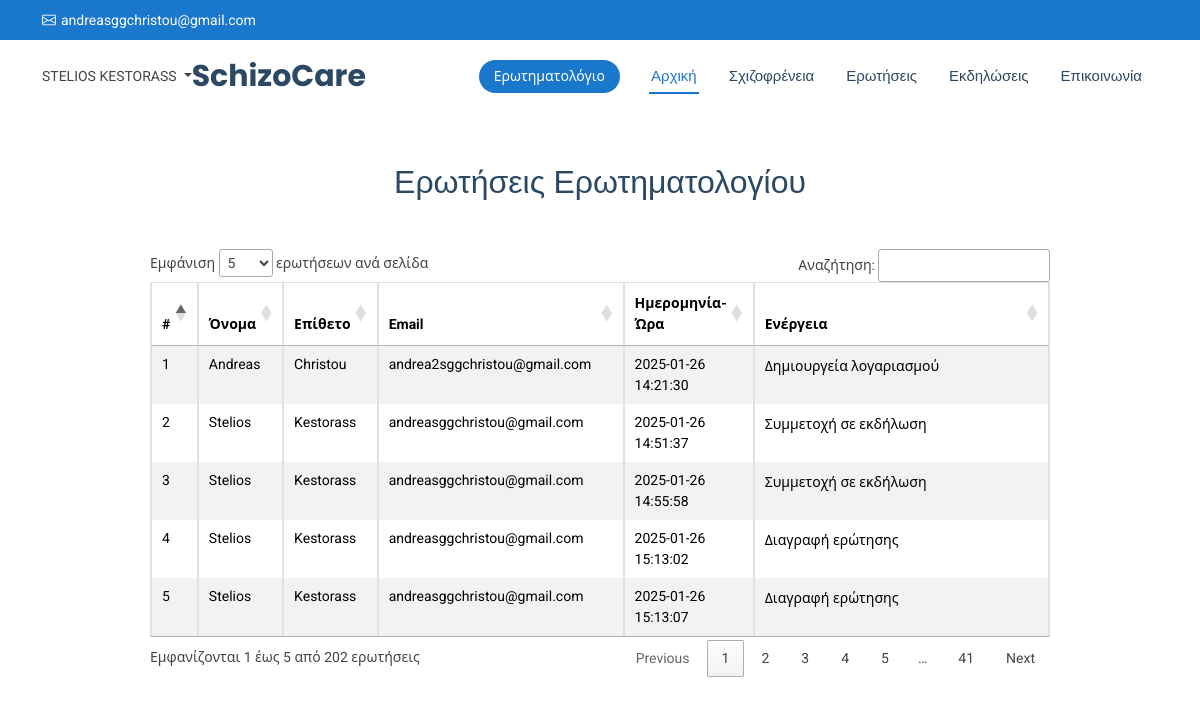
Screenshot of /dashboard/admin/logs.php (signed in) with the database file from the repository.
### tables this page shows
CREATE TABLE `logs` (
  `id_log` int(11) NOT NULL,
  `date_time` timestamp NOT NULL DEFAULT current_timestamp() ON UPDATE current_timestamp(),
  `action` varchar(255) NOT NULL,
  `email` varchar(255) NOT NULL
);

CREATE TABLE `users` (
  `user_id` int(11) NOT NULL,
  `role_id` int(11) NOT NULL,
  `name` varchar(255) NOT NULL,
  `surname` varchar(255) NOT NULL,
  `email` varchar(255) NOT NULL,
  `password` varchar(255) NOT NULL,
  `date_of_birth` date NOT NULL,
  `nationality` varchar(255) NOT NULL,
  `phone` int(11) NOT NULL,
  `resetCode` int(6) NOT NULL,
  `registration_number` int(11) NOT NULL,
  `gender` varchar(23) NOT NULL,
  `creation_date` date NOT NULL DEFAULT current_timestamp()
);

### dashboard/admin/logs.php (the view, shortened to what this page needs)
<!DOCTYPE html>
<html lang="en">
<head>
    <link href="https://cdn.jsdelivr.net/npm/bootstrap@5.1.3/dist/css/bootstrap.min.css" rel="stylesheet">
    <link href="https://cdn.datatables.net/1.11.5/css/jquery.dataTables.min.css" rel="stylesheet">
</head>
<body>
<?php
    include "header.php";
?>
<div class="container_table">
    <h2 style="text-align: center; padding-bottom: 40px;">Ερωτήσεις Ερωτηματολογίου</h2>
    <table id="questionsTable" class="table table-bordered table-striped">
      <thead>
        <tr>
          <th>#</th>
          <th>Όνομα</th>
          <th>Επίθετο</th>
          <th>Email</th>
          <th>Ημερομηνία-Ώρα</th>
          <th>Ενέργεια</th>
        </tr>
      </thead>
      <tbody>
        <?php
                $sql1 = "SELECT * FROM logs INNER JOIN users ON logs.email = users.email
        ";
        $stmt = $conn->prepare($sql1);
        $stmt->execute();
        $result = $stmt->get_result();
    if ($result->num_rows > 0) {
        $ctr = 0;
        while ($row = $result->fetch_assoc()) {
            $ctr++;
            echo "<tr>";
            echo "<td>" . $ctr  . "</td>";
            echo "<td>" . htmlspecialchars($row['name']) . "</td>";
            echo "<td>" . htmlspecialchars($row['surname']) . "</td>";
            echo "<td>" . htmlspecialchars($row['email']) . "</td>";
            echo "<td>" . htmlspecialchars($row['date_time']) . "</td>";
            echo "<td>" . htmlspecialchars($row['action']) . "</td>";
echo "</tr>";
        }
    } else {
        echo "<tr><td colspan='4'>Δεν βρέθηκαν κάποια events.</td></tr>";
    }
    ?>
      </tbody>
    </table>
</div>
</body>
</html>

### assets/css/main.css (style rules this page uses)
:root { --default-font: "Roboto", system-ui, -apple-system, "Segoe UI", Roboto, "Helvetica Neue", Arial, "Noto Sans", "Liberation Sans", sans-serif, "Apple Color Emoji", "Segoe UI Emoji", "Segoe UI Symbol", "Noto Color Emoji"; --heading-font: "Poppins", sans-serif; --nav-font: "Raleway", sans-serif; }
:root { --background-color: #ffffff; --default-color: #444444; --heading-color: #2c4964; --accent-color: #1977cc; --surface-color: #ffffff; --contrast-color: #ffffff; }
:root { --nav-color: #2c4964; --nav-hover-color: #1977cc; --nav-mobile-background-color: #ffffff; --nav-dropdown-background-color: #ffffff; --nav-dropdown-color: #2c4964; --nav-dropdown-hover-color: #1977cc; }
:root { scroll-behavior: smooth; }
body { color: var(--default-color); background-color: var(--background-color); font-family: var(--default-font); }
h1, h2, h3, h4, h5, h6 { color: var(--heading-color); font-family: var(--heading-font); }

### dashboard/admin/logs.php (style rules this page uses)
.table { border: 1px solid #007BFF; }
.table th, .table td { background-color: #f0f8ff; color: #003366; }
.table thead { background-color: #007BFF; color: white; }
.container_table { max-width: 900px; margin: 50px auto; }
#questionsTable td:nth-child(6) { max-height: 200px; overflow-y: auto; word-wrap: break-word; white-space: normal; padding: 10px; }
#questionsTable th:nth-child(6), #questionsTable td:nth-child(6) { width: 350px; }

### dashboard/admin/header.php (style rules this page uses)
body { font-size: 14px; }

### rows the page displays
logs: users.name "Andreas", users.surname "Christou", users.email "andrea2sggchristou@gmail.com", date_time "2025-01-26 14:21:30", action "Δημιουργεία λογαριασμού"
logs: users.name "Stelios", users.surname "Kestorass", users.email "andreasggchristou@gmail.com", date_time "2025-01-26 14:51:37", action "Συμμετοχή σε εκδήλωση"
logs: users.name "Stelios", users.surname "Kestorass", users.email "andreasggchristou@gmail.com", date_time "2025-01-26 14:55:58", action "Συμμετοχή σε εκδήλωση"
logs: users.name "Stelios", users.surname "Kestorass", users.email "andreasggchristou@gmail.com", date_time "2025-01-26 15:13:02", action "Διαγραφή ερώτησης"
logs: users.name "Stelios", users.surname "Kestorass", users.email "andreasggchristou@gmail.com", date_time "2025-01-26 15:13:07", action "Διαγραφή ερώτησης"

### other values shown
$user_name "STELIOS KESTORASS"
